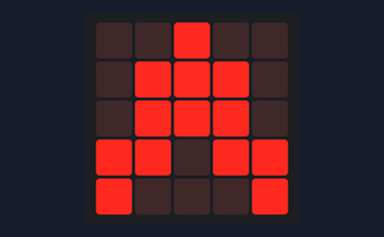
A program run on a simulated BBC micro:bit (MakeCode). On the bench: the board's 5×5 LED display.

Above: at 0.1 s.
At 0.6 s:
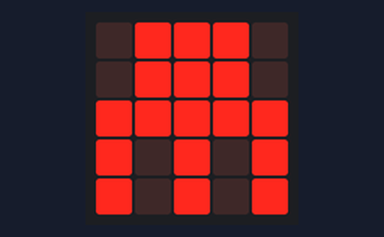
At 1.1 s:
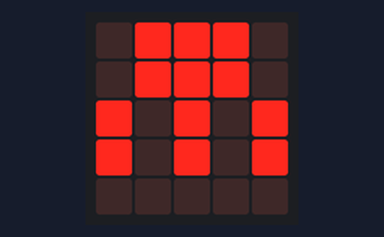
At 1.6 s:
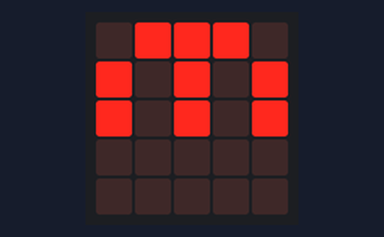
At 2.1 s:
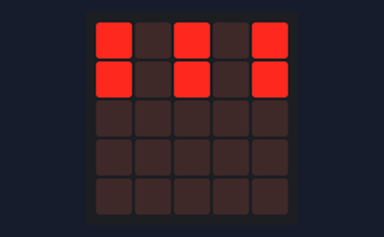
At 3.1 s:
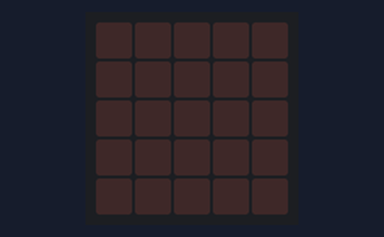

The program:

main.ts
```typescript
basic.forever(function () {
    basic.showLeds(`
        . . # . .
        . # # # .
        . # # # .
        # # . # #
        # . . . #
        `)
    basic.pause(100)
    basic.showLeds(`
        . # # # .
        . # # # .
        # # # # #
        # . # . #
        # . # . #
        `)
    basic.pause(100)
    basic.showLeds(`
        . # # # .
        . # # # .
        # . # . #
        # . # . #
        . . . . .
        `)
    basic.pause(100)
    basic.showLeds(`
        . # # # .
        # . # . #
        # . # . #
        . . . . .
        . . . . .
        `)
    basic.pause(100)
    basic.showLeds(`
        # . # . #
        # . # . #
        . . . . .
        . . . . .
        . . . . .
        `)
    basic.pause(100)
    basic.showLeds(`
        # . # . #
        . . . . .
        . . . . .
        . . . . .
        . . . . .
        `)
    basic.pause(100)
    basic.showLeds(`
        . . . . .
        . . . . .
        . . . . .
        . . . . .
        . . . . .
        `)
    basic.pause(100)
})
```

test.ts
```typescript
// тут проходять випробування; ця компіляція не відбуватиметься, коли цей пакет використовуватиметься як розширення.
```

Measured:
- by itself, everything shown: repeats every 3.5 s, in 7 steps
- what the display in image 1 shows lasts 0.5 s, from 0.5 s to 1.0 s
